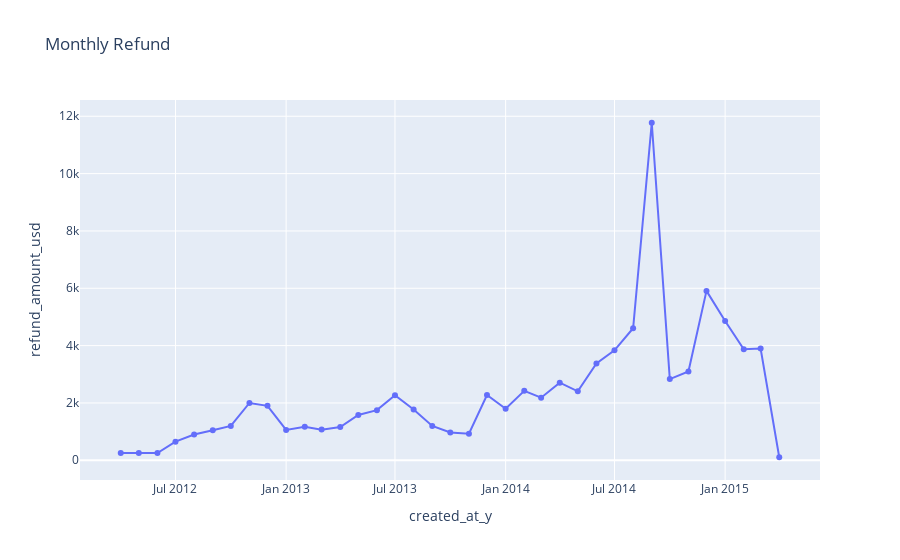

This figure's notebook cell:
### Code cell
monthly_net['created_at_y'] = monthly_net['created_at_y'].astype(str)
fig = px.line(monthly_net, x='created_at_y', y='refund_amount_usd',title='Monthly Refund', markers=True, line_shape='linear')
fig.update_xaxes(showgrid=True)
fig.update_yaxes(showgrid=True)
fig.show()

### Figure 1 — Plotly figure (JSON) as saved in the notebook; plotly's stock layout.template omitted (floating-point values rounded to 4 significant figures)
{"data": [{"hovertemplate": "created_at_y=%{x}<br>refund_amount_usd=%{y}<extra></extra>", "legendgroup": "", "line": {"color": "#636efa", "dash": "solid", "shape": "linear"}, "marker": {"symbol": "circle"}, "mode": "lines+markers", "name": "", "orientation": "v", "showlegend": false, "type": "scatter", "x": ["2012-04", "2012-05", "2012-06", "2012-07", "2012-08", "2012-09", "2012-10", "2012-11", "2012-12", "2013-01", "2013-02", "2013-03", "2013-04", "2013-05", "2013-06", "2013-07", "2013-08", "2013-09", "2013-10", "2013-11", "2013-12", "2014-01", "2014-02", "2014-03", "2014-04", "2014-05", "2014-06", "2014-07", "2014-08", "2014-09", "2014-10", "2014-11", "2014-12", "2015-01", "2015-02", "2015-03", "2015-04"], "xaxis": "x", "y": [250.0, 250.0, 250.0, 649.9, 899.8, 1050.0, 1200.0, 2000.0, 1900.0, 1060.0, 1170.0, 1070.0, 1160.0, 1580.0, 1750.0, 2270.0, 1770.0, 1200.0, 969.8, 929.8, 2276.0, 1798.0, 2424.0, 2184.0, 2707.0, 2405.0, 3377.0, 3837.0, 4605.0, 11770.0, 2833.0, 3099.0, 5909.0, 4861.0, 3871.0, 3897.0, 106.0], "yaxis": "y"}], "layout": {"legend": {"tracegroupgap": 0}, "title": {"text": "Monthly Refund"}, "xaxis": {"anchor": "y", "domain": [0, 1], "showgrid": true, "title": {"text": "created_at_y"}}, "yaxis": {"anchor": "x", "domain": [0, 1], "showgrid": true, "title": {"text": "refund_amount_usd"}}}}
